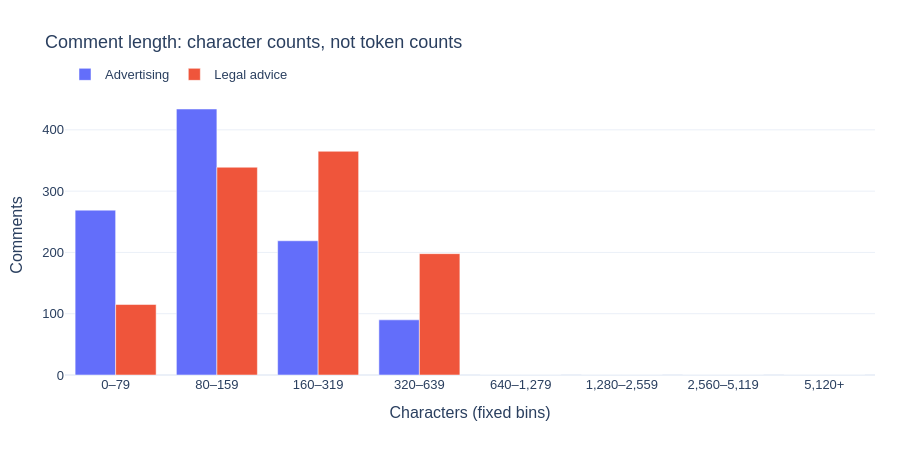

The code cell stored with this chart in its notebook:
### Markdown cell above
## 3 · How much text must a representation retain?

Fixed character bins show input size without printing comments. **Characters are not tokens**; this chart does not justify a tokenizer truncation setting.

### Code cell
plot = figure(summary, 'length_distribution')
figures.append(plot)
plot.show(renderer="plotly_mimetype")

### Figure 1 — Plotly figure (JSON) as saved in the notebook; plotly's stock layout.template omitted (floating-point values rounded to 4 significant figures)
{"data": [{"name": "Advertising", "type": "bar", "x": ["0–79", "80–159", "160–319", "320–639", "640–1,279", "1,280–2,559", "2,560–5,119", "5,120+"], "y": [269, 434, 219, 90, 0, 0, 0, 0]}, {"name": "Legal advice", "type": "bar", "x": ["0–79", "80–159", "160–319", "320–639", "640–1,279", "1,280–2,559", "2,560–5,119", "5,120+"], "y": [115, 339, 365, 198, 0, 0, 0, 0]}], "layout": {"barmode": "group", "font": {"family": "Arial", "size": 13}, "height": 460, "legend": {"orientation": "h", "x": 0, "y": 1.02, "yanchor": "bottom"}, "margin": {"b": 85, "l": 65, "r": 25, "t": 95}, "title": {"text": "Comment length: character counts, not token counts"}, "xaxis": {"title": {"text": "Characters (fixed bins)"}}, "yaxis": {"rangemode": "tozero", "title": {"text": "Comments"}}}}
